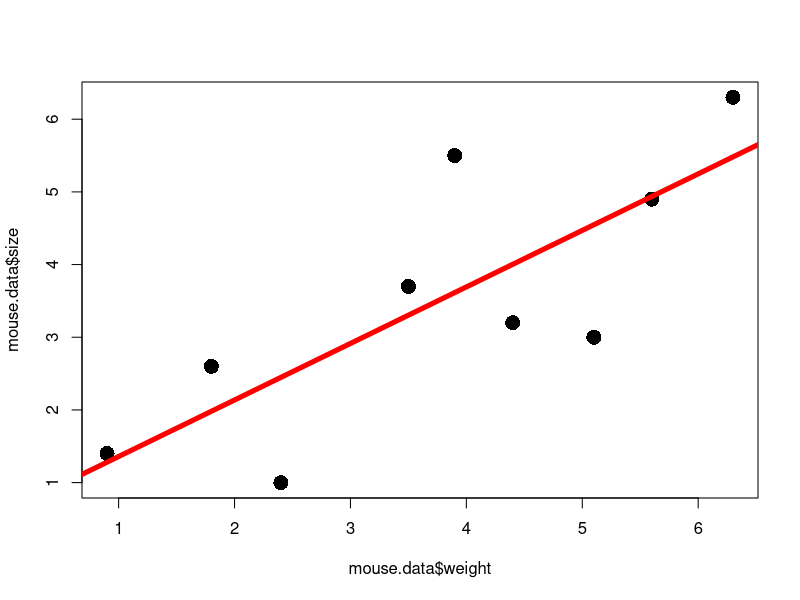
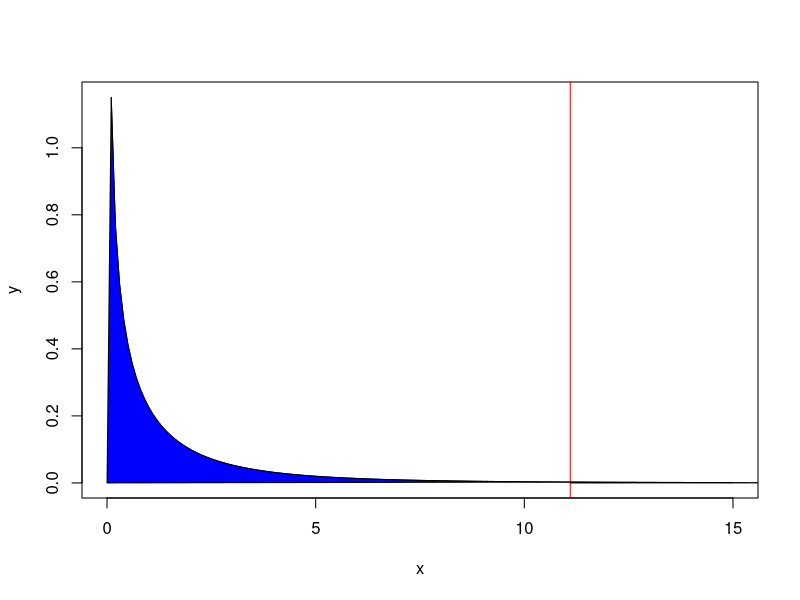
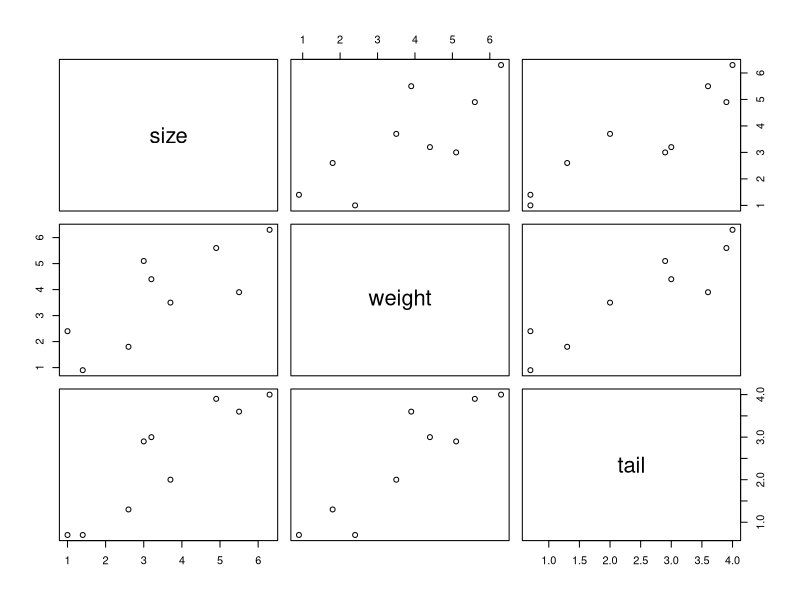
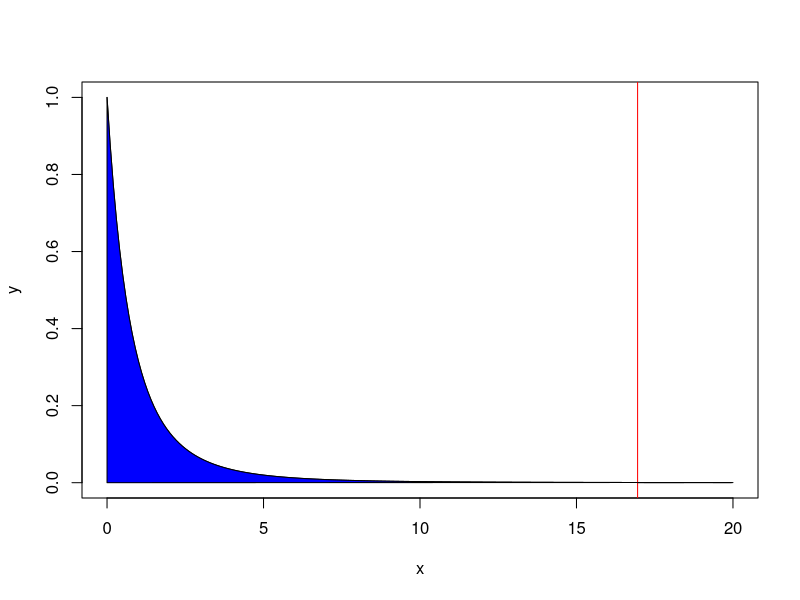
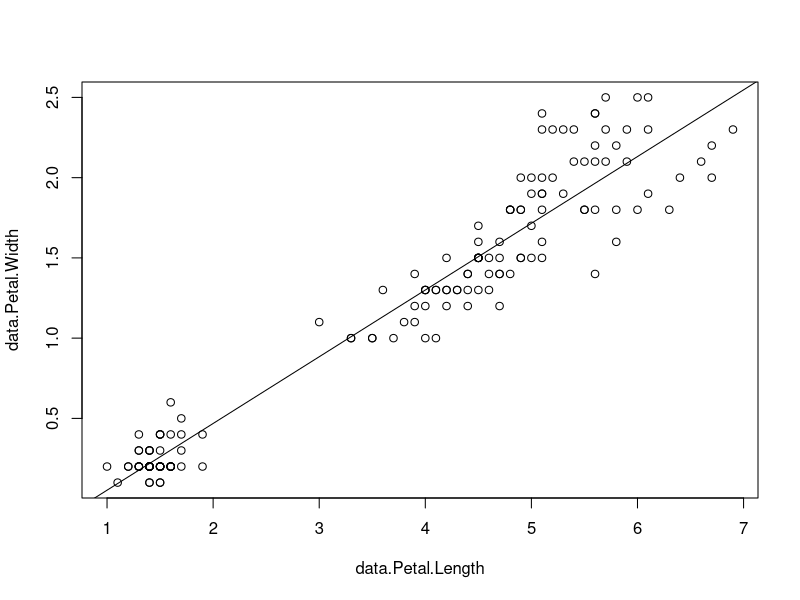
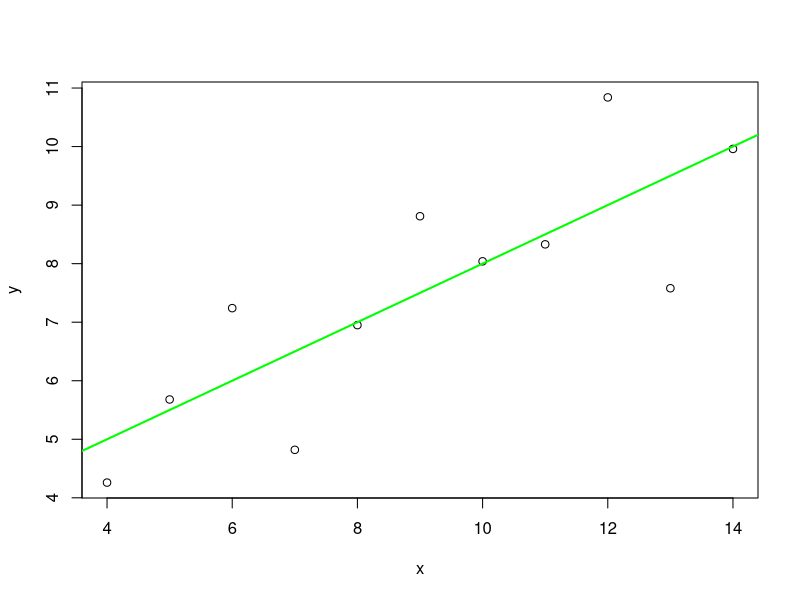
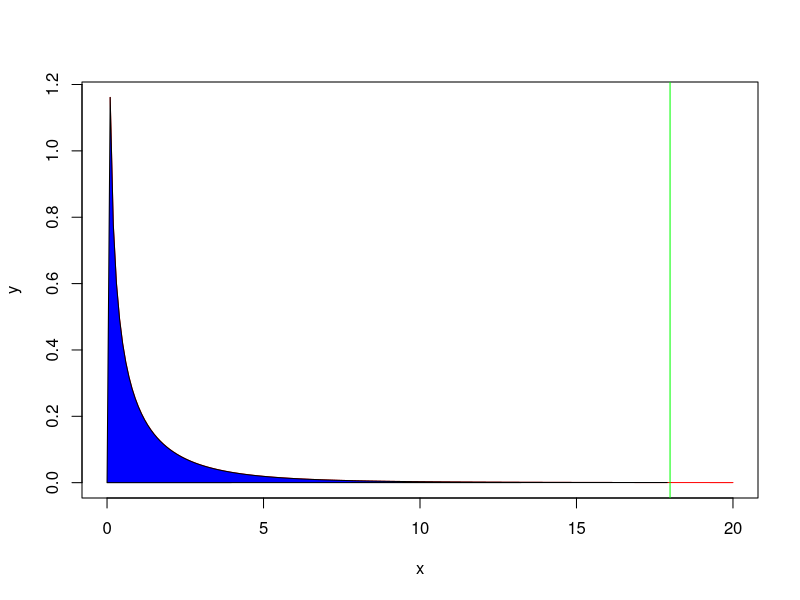
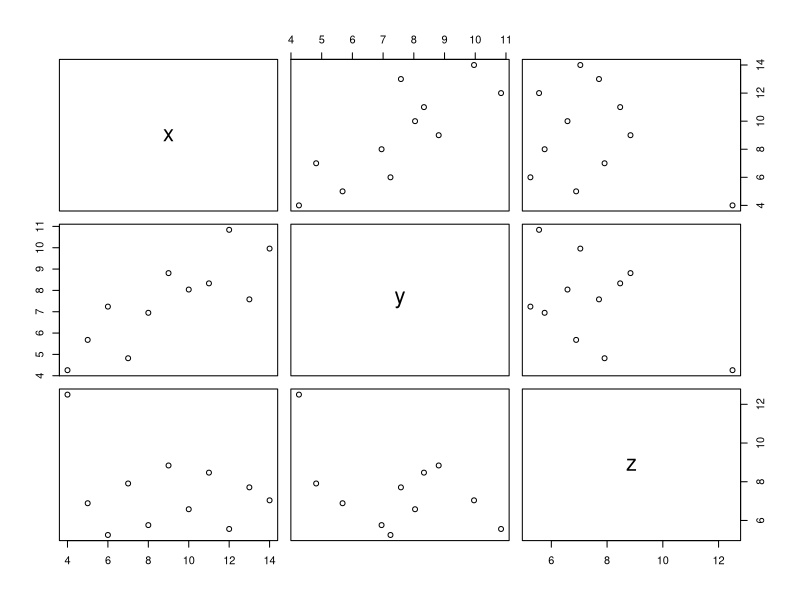

Reproduce these figures in R, in order.
## Here's the data
mouse.data <- data.frame(
  size = c(1.4, 2.6, 1.0, 3.7, 5.5, 3.2, 3.0, 4.9, 6.3),
  weight = c(0.9, 1.8, 2.4, 3.5, 3.9, 4.4, 5.1, 5.6, 6.3),
  tail = c(0.7, 1.3, 0.7, 2.0, 3.6, 3.0, 2.9, 3.9, 4.0))

mouse.data

#######################################################
##
## Let's start by reviewing simple regression by 
## modeling mouse size with mouse weight.
##
#######################################################

## STEP 1: Draw a graph of the data to make sure the relationship make sense
plot(mouse.data$weight, mouse.data$size, pch=16, cex=2)

## STEP 2: Do the regression
simple.regression <- lm(size ~ weight, data=mouse.data)

## STEP 3: Look at the R^2, F-value and p-value
summary(simple.regression)

abline(simple.regression, lwd=5, col="red")

## now let's verify that our formula for R^2 is correct..
ss.mean <- sum((mouse.data$size - mean(mouse.data$size))^2)
ss.simple <- sum(simple.regression$residuals^2)

(ss.mean - ss.simple) / ss.mean # this is the R^2 value

## now let's verify the our formula for F is correct...
f.simple <- ((ss.mean - ss.simple) / (2 - 1)) / 
  (ss.simple / (nrow(mouse.data) - 2))

f.simple # this is the F-value

## Now let's draw a figure that shows how to calculate the p-value from the
## F-value
##
## First, draw the correct f-distribution curve with df1=1 and df2=7
x <- seq(from=0, to=15, by=0.1)
y <- df(x, df1=1, df2=7)
plot(x, y, type="l")

## now draw a verticle line where our F-value, f.simple, is.
abline(v=f.simple, col="red")

## color the graph on the left side of the line blue
x.zero.to.line <- seq(from=0, to=f.simple, by=0.1)
y.zero.to.line <- df(x.zero.to.line, df1=1, df2=7)
polygon(x=c(x.zero.to.line, 0), y=c(y.zero.to.line, 0), col="blue")

## color the graph on the right side of the line red
x.line.to.20 <- seq(from=f.simple, to=20, by=0.1)
y.line.to.20 <- df(x.line.to.20, df1=1, df2=7)
polygon(x=c(x.line.to.20, f.simple), y=c(y.line.to.20, 0), col="red")

pf(f.simple, df1=1, df2=7) ## the area under the curve that is blue

1-pf(f.simple, df1=1, df2=7) ## the area under the curve that is red

## lastly, let's compare this p-value to the one from the 
## original regression
summary(simple.regression)


#######################################################
##
## Now let's do multiple regression by adding an extra term, tail length
##
#######################################################

## STEP 1: Draw a graph of the data to make sure the relationship make sense
## This graph is more complex because it shows the relationships between all
## of the columns in "mouse.data".
plot(mouse.data)

## STEP 2: Do the regression
multiple.regression <- lm(size ~ weight + tail, data=mouse.data)

## STEP 3: Look at the R^2, F-value and p-value
summary(multiple.regression)


## again, we can verify that our R^2 value is what we think it is
ss.multiple <- sum(multiple.regression$residuals^2)

(ss.mean - ss.multiple) / ss.mean

## we can also verify that the F-value is what we think it is
f.multiple <- ((ss.mean - ss.multiple) / (3 - 1)) / 
  (ss.multiple / (nrow(mouse.data) - 3))

f.multiple  

## Again let's draw a figure that shows how to calculate the p-value from the
## F-value
##
## First, draw the correct f-distribution curve with df1=2 and df2=6
x <- seq(from=0, to=20, by=0.1)
y <- df(x, df1=2, df2=6)
plot(x, y, type="l")

## now draw a verticle line where our f.value is for this test
abline(v=f.multiple, col="red")

## color the graph on the left side of the line blue
x.zero.to.line <- seq(from=0, to=f.multiple, by=0.1)
y.zero.to.line <- df(x.zero.to.line, df1=2, df2=6)
polygon(x=c(x.zero.to.line, 0), y=c(y.zero.to.line, 0), col="blue")

## color the graph on the right side of the line red
x.line.to.20 <- seq(from=f.multiple, to=20, by=0.1)
y.line.to.20 <- df(x.line.to.20, df1=2, df2=6)
polygon(x=c(x.line.to.20, f.multiple), y=c(y.line.to.20, 0), col="red")


pf(f.multiple, df1=2, df2=6) ## the area under the curve that is blue

1-pf(f.multiple, df1=2, df2=6) ## the area under the curve that is red

## lastly, let's compare this p-value to the one from the 
## original regression
summary(multiple.regression)



#######################################################
##
## Now, let's see if "tail" makes a significant controbution by 
## comparing the "simple" fit (which does not include the tail data) 
## to the "multiple" fit (which has the extra term for the tail data)
##
#######################################################

f.simple.v.multiple <- ((ss.simple - ss.multiple) / (3-2)) / 
  (ss.multiple / (nrow(mouse.data) - 3))

1-pf(f.simple.v.multiple, df1=1, df2=6)

## Notice that this value is the same as the p-value next to the term for
## for "tail" in the summary of multiple regression:
summary(multiple.regression)

## Thus, the summary already calculated this F-value and p-value for us.
## this line tells us that including the "tail" term makes a statistically
## significant difference. The magnitude can be determined by looking
## at the change in R^2 between the simple and multiple regressions.




##MY CODE



#linear regression

data=iris
 
slr_data=data.frame(data$Petal.Length,data$Petal.Width)
#linear model(lm)

linear.regression = lm(data$Petal.Width~data$Petal.Length,data=slr_data)
plot(slr_data)

summary(linear.regression)

abline(linear.regression)


#multiple regression 

x=anscombe$x1
y=anscombe$y1
z=anscombe$y4
plot(x,y)
data=data.frame(x,y,z)
linear.regression = lm(y~x,data=data)
summary(linear.regression)
abline(linear.regression,lwd=2,col="green")
#now lets varify our R^2 formula
ss.mean = sum((y-mean(y))^2)
ss.mean
ss.simple = sum((linear.regression$residuals)^2)
#this is wrnong howss.simple= sum((x-mean(x))*(y-mean(y)))
R2=(ss.mean-ss.simple)/ss.mean
ss.simple
R2
# see both the R2 are same 
## Checking F formula
F_s= ((ss.mean-ss.simple)/(2-1))/((ss.simple)/(nrow(anscombe)-2))
summary(linear.regression)#multiple regression
F_s
# same as F # never write wrong formulas of F
#now plot F
x=seq(from=0,to=20,0.1)
y=df(x,df1=1,df2=9)
plot(x,y,col="red",type = 'l')
###now plot a vertical line where our F value is
abline(v=F_s,col="green")
#colr the only line till F_s
x_F=seq(from=0,to=F_s,by=0.1)
y_F=df(x_F,df1=1,df2=9)
polygon(x=c(x_F,0),y=c(y_F,0),col="blue")
#predicting z with the help of a and y
#step 1. always lot your data
plot(data)

multiple.regression = lm(z~x+y,data=data)
summary(multiple.regression)
#pretty bad multiple regression
#abline(multiple.regression) 
#same testing can be done for multiple regression
